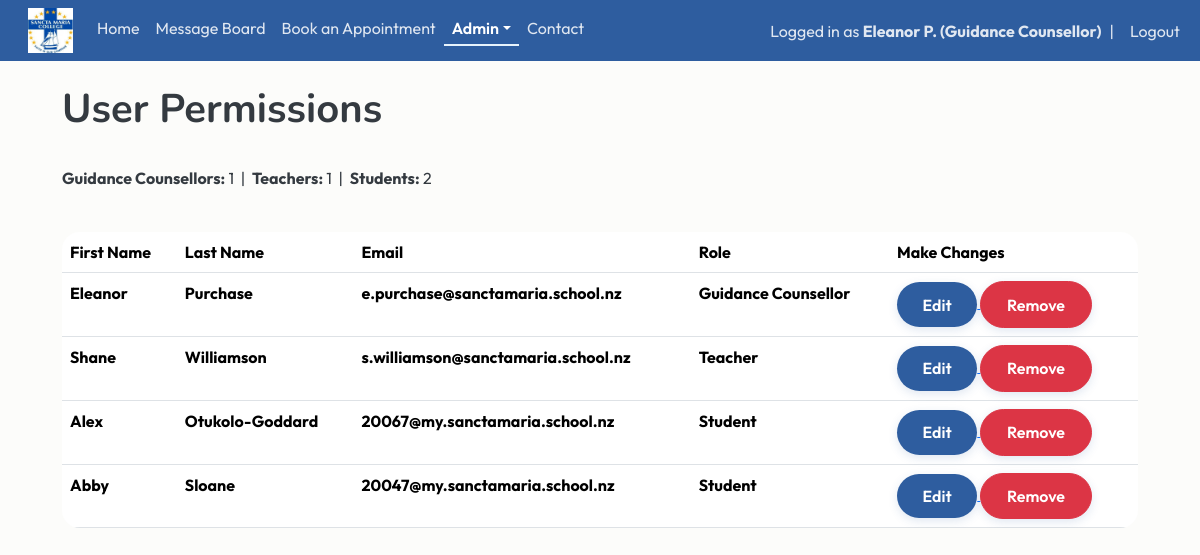
The app's page /permissions (signed in), older data.
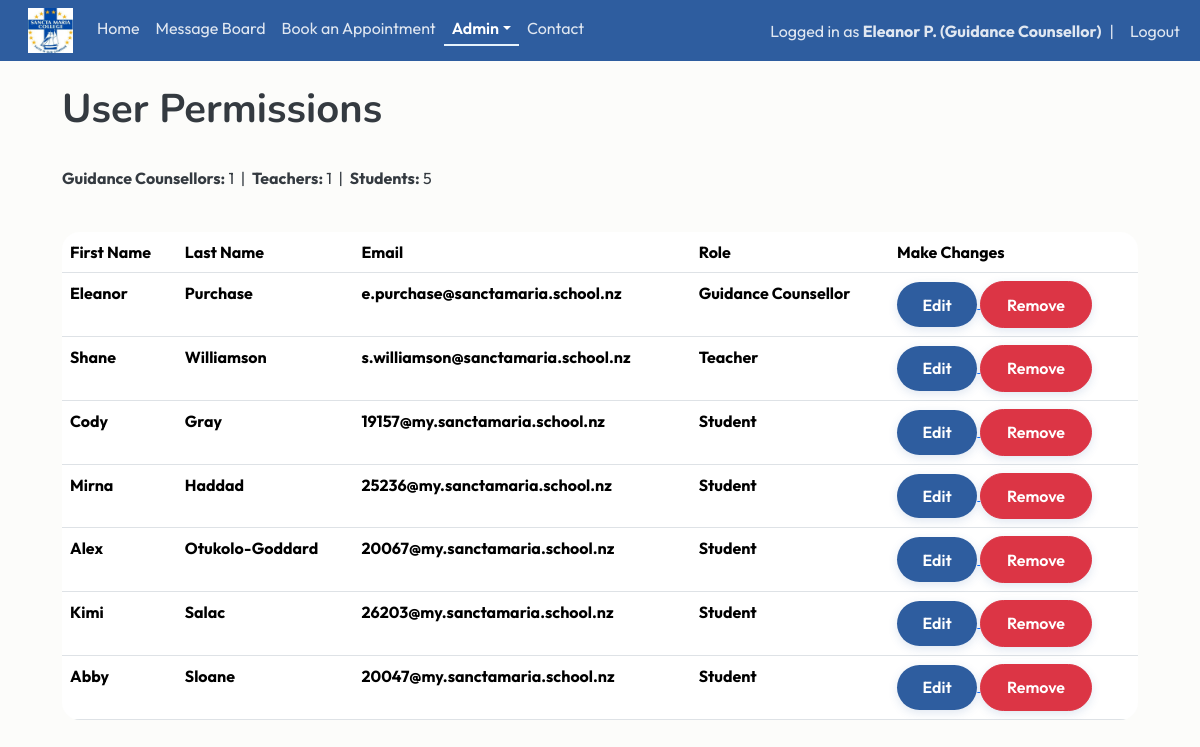
The same page, newer data.
### website/models.py (models this page shows)
class User(db.Model, UserMixin):
    id = db.Column(db.Integer, primary_key=True)
    email = db.Column(db.String(150), unique=True)
    fname = db.Column(db.String(20))
    lname = db.Column(db.String(20))
    username = db.Column(db.String(150), unique=True)
    role = db.Column(db.String(150))
    password = db.Column(db.String(150))
    date_created = db.Column(db.DateTime(timezone=True), default=func.now())
    posts = db.relationship('Post', backref='user', passive_deletes=True)
    comments = db.relationship('Comment', backref='user', passive_deletes=True)
    likes = db.relationship('Like', backref='user', passive_deletes=True)
    appointments = db.relationship('Appointment', foreign_keys="Appointment.counsellor_id", back_populates="counsellor")

### website/views.py (the view)
@views.route("/permissions")
@login_required
def permissions():
    if current_user.role != "Guidance Counsellor":
        flash("Access Denied", category='error')
        return redirect(url_for('views.home'))
    users = User.query.all()
    role_order = {"Guidance Counsellor": 1, "Teacher": 2, "Student": 3}
    users.sort(key=lambda u: (role_order.get(u.role, 99), u.lname.lower(), u.fname.lower()))
    counsellor_count = sum(1 for user in users if user.role == "Guidance Counsellor")
    teacher_count = sum(1 for user in users if user.role == "Teacher")
    student_count = sum(1 for user in users if user.role == "Student")
    return render_template("permissions.html", user=current_user, users=users, counsellor_count=counsellor_count, teacher_count=teacher_count, student_count=student_count)

### website/__init__.py (called while the page is built)
def create_app():
    app = Flask(__name__)
    app.config['SECRET_KEY'] = "DQiAlMIU5u5eeLDw4KPMHx4d"
    app.config['SQLALCHEMY_DATABASE_URI'] = f'sqlite:///{DB_NAME}'
    db.init_app(app)
    from .views import views
    from .auth import auth
    app.register_blueprint(views, url_prefix="/")
    app.register_blueprint(auth, url_prefix="/")
    from .models import User, Post
    with app.app_context():
        db.create_all()
    login_manager = LoginManager()
    login_manager.login_view = "auth.login"
    login_manager.init_app(app)
    @login_manager.user_loader
    def load_user(id):
        return User.query.get(int(id))
    return app

### website/templates/permissions.html
 {% extends "template.html" %} {% block title %} User Permissions {% endblock %}
  {% block content %}
  <div class="container">
    <br/>
    <h1>{% block header %} User Permissions {% endblock %}</h1>
    <br/>
        <p>
            <strong>Guidance Counsellors:</strong> {{ counsellor_count }}
            &nbsp;|&nbsp;
            <strong>Teachers:</strong> {{ teacher_count }}
            &nbsp;|&nbsp;
            <strong>Students:</strong> {{ student_count }}
        </p>
        <br/>
    <table class="table table-hover">
            <tr>
                <th>First Name</th>
                <th>Last Name</th>
                <th>Email</th>
                <th>Role</th>
                <th>Make Changes</th>
            </tr>
            {% for user in users %}
            <tr>
                <th>{{user.fname}}</th>
                <th>{{user.lname}}</th>
                <th>{{user.email}}</th>
                <th>{{user.role}}</th>
                <th>
                    <a href="/update-user/{{user.id}}">
                        <button  type="button" class="btn btn-primary">Edit</button>
                    </a>
                    <a href="/delete-user/{{user.id}}">
                        <button  type="button" class="btn btn-danger">Remove</button>
                    </a>
                </th>
            </tr>
            {% endfor %}
        </table>
  </div>
  {% endblock %}

### website/templates/template.html (shortened to what this page needs)
<!DOCTYPE html>
<html>
    <head>
        <link href="https://cdn.jsdelivr.net/npm/bootstrap@5.3.8/dist/css/bootstrap.min.css" rel="stylesheet">
        <link rel="stylesheet" type="text/css" href="{{ url_for('static', filename='main.css') }}">
    </head>
    <body>
        <nav class="navbar navbar-expand-lg">
            <div class="container-fluid">
              <div class="collapse navbar-collapse" id="navbarSupportedContent">
                <ul class="navbar-nav me-auto mb-2 mb-lg-0">
                  <li class="nav-item">
                      <a class="navbar-brand" href="/home">
                          <img src="{{ url_for('static', filename='img/schoollogo.jpg') }}" width="45px" height="45px">
                      </a>
                  </li>
                  <li class="nav-item">
                      <a class="nav-link {% if request.path == '/home' %}active{% endif %}" href="/home">Home</a>
                  </li>
                  {% if user.is_authenticated %}
                  <li class="nav-item">
                    <a class="nav-link {% if request.path == '/blog' %}active{% endif %}" href="/blog">Message Board</a>
                  </li>
                  <li class="nav-item">
                      <a class="nav-link {% if request.path == '/book-appointment' %}active{% endif %}" href="/book-appointment">Book an Appointment</a>
                  </li>
                  {% if current_user.role == "Guidance Counsellor" %}
                  <li class="nav-item dropdown">
                    <a class="nav-link dropdown-toggle {% if request.path in ['/notifications', '/permissions'] %}active{% endif %}" href="#" role="button" data-bs-toggle="dropdown" aria-expanded="false">Admin</a>
                  </li>
                  {% endif %}
                  {% endif %}
                  <li class="nav-item">
                      <a class="nav-link {% if request.path == '/contact' %}active{% endif %}" href="/contact">Contact</a>
                  </li>
                </ul>
                <ul class="navbar-nav ms-auto align-items-center">
                {% if user.is_authenticated %}
                <li class="nav-item">
                    <span class="navbar-text">
                        Logged in as <strong>{{ user.fname }} {{ user.lname[0] }}. ({{ user.role }})</strong>
                    </span>
                </li>
                <li class="nav-item mx-2">
                    <span class="navbar-text">|</span>
                </li>
                <li class="nav-item">
                    <a class="nav-link py-0" href="/logout">Logout</a>
                </li>
                {% endif %}
                </ul>
              </div>
            </div>
          </nav>
        <main>{% block content %} {% endblock %}</main>
      </body>
</html>

### website/static/main.css (style rules this page uses)
:root { --navy: #2E5D9F; --blue: #5D8CC7; --seafoam: #e7f3fc; --light-blue: #F5FAFE; --cream: #FCFCFA; --text: #343A40; --danger: #C86B6B; --radius: 18px; --section-padding: 6rem; }
.navbar { background-color:var(--navy); }
.navbar .nav-link, .navbar .navbar-text { color: rgba(255,255,255,0.85); transition: 0.2s ease; }
.navbar .nav-link.active { color: #FFFFFF; font-weight: 600; border-bottom: 2px solid var(--seafoam); padding-bottom: 4px; }
body { background-color: var(--cream); color: var(--text); font-family: 'Outfit', Arial, sans-serif; }
h1,h2,h3 { font-family: 'Nunito', Arial, sans-serif; font-weight: 700; }
p { line-height:1.7; }
.container { max-width: 1100px; }
.btn { border-radius: 30px; padding: .65rem 1.6rem; font-weight: 600; transition: all .25s ease; box-shadow: 0 3px 10px rgba(46,93,159,.15); }
.btn-primary { background: var(--navy); border: none; color: white; }
.table { border-radius:18px; overflow:hidden; }

Row changes from the older to the newer data that the page shows:
added User: fname "Cody", lname "Gray", email "19157@my.sanctamaria.school.nz", role "Student"
added User: fname "Mirna", lname "Haddad", email "25236@my.sanctamaria.school.nz", role "Student"
added User: fname "Kimi", lname "Salac", email "26203@my.sanctamaria.school.nz", role "Student"
Text that changed along with them:
{{ student_count }}: "2" → "5"
